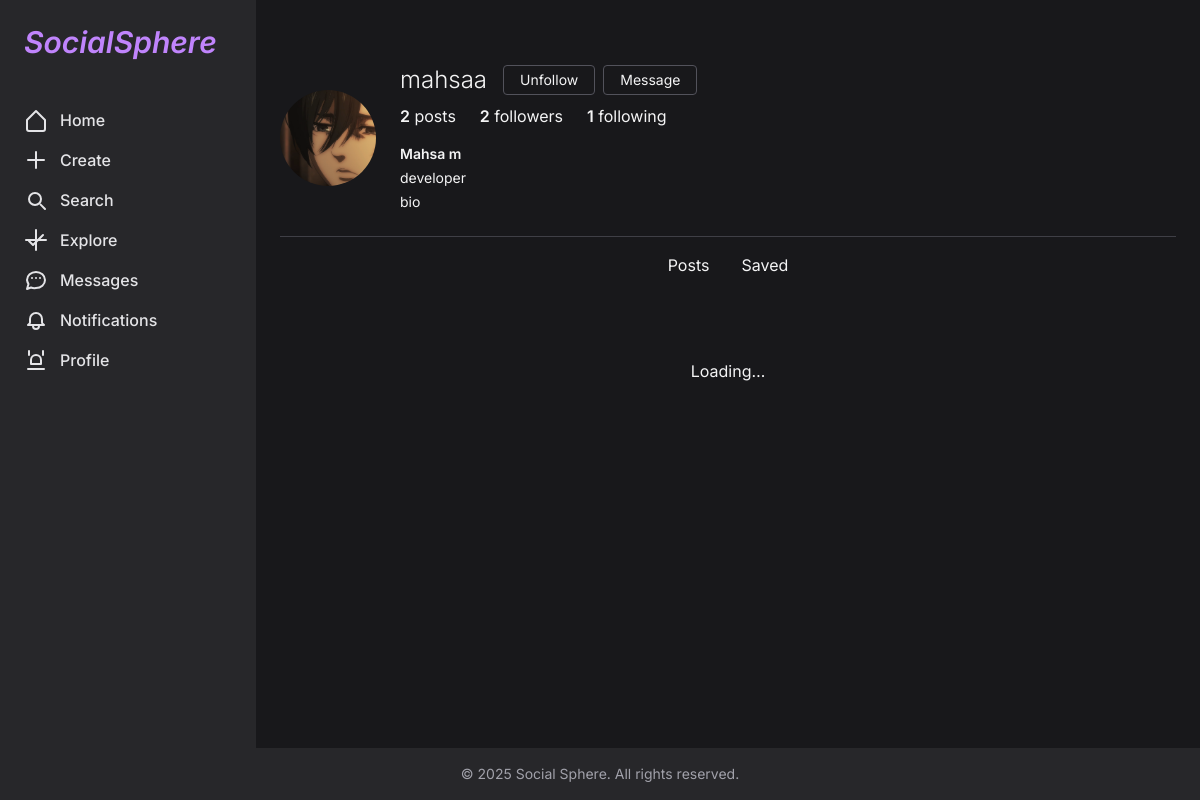
Page /users/mahsaa/ (signed in) on the committed database.
### social/models.py (models this page shows, shortened)
class User(AbstractUser):
    email = models.EmailField(unique=True)
    date_of_birth = models.DateField(blank=True, null=True)
    bio = models.TextField(null=True, blank=True)
    photo = models.ImageField(upload_to="account_images/", blank=True, null=True)
    job = models.CharField(max_length=250, null=True, blank=True)
    following = models.ManyToManyField('self', through='Contact', related_name="followers", symmetrical=False)
    USERNAME_FIELD = 'email'
    REQUIRED_FIELDS = ['username']
    def get_followers(self):
        return [contact.user_from for contact in self.rel_to_set.all().order_by('-created')]
    def get_followings(self):
        return [contact.user_to for contact in self.rel_from_set.all().order_by('-created')]

### social/views.py (the view)
# urls.py: path('users/<username>/', views.profile_view, name='user_detail'),
@login_required
def profile_view(request, username):
    user_obj = get_object_or_404(User, username=username, is_active=True)
    is_self = (request.user == user_obj)
    return render(request, 'user/profile.html', {
        'user': user_obj,
        'is_self': is_self,
        'followers': user_obj.get_followers(),
        'following': user_obj.get_followings(),
    })

### social/context_processors.py (called while the page is built)
def notifications(request):
    if not request.user.is_authenticated:
        return {}
    last_login = request.user.last_login or timezone.now()
    msg_count = Message.objects.filter(
        thread__participants=request.user,
        is_read=False
    ).exclude(sender=request.user).count()
    fol_count = Contact.objects.filter(
        user_to=request.user,
        created__gt=last_login
    ).count()
    com_count = Comment.objects.filter(
        post__author=request.user,
        created__gt=last_login
    ).count()
    return {
        'notif_messages': msg_count,
        'notif_followers': fol_count,
        'notif_comments': com_count,
    }

def notifications_count(request):
    if request.user.is_authenticated:
        count = Notification.objects.filter(user=request.user, unread=True).count()
        return {'notifications_count': count}
    return {'notifications_count': 0}

def unread_messages_count(request):
    if not request.user.is_authenticated:
        return {}
    count = Message.objects.filter(
        thread__participants=request.user,
        is_read=False
    ).exclude(sender=request.user).count()
    return {'unread_messages_count': count}

### social/templates/user/profile.html (shortened to what this page needs)
{% extends 'base.html' %}
{% load static humanize %}
{% block content %}
<div class="max-w-4xl mx-auto py-6 space-y-6">
  <div class="flex items-center space-x-6">
    {% if user.photo %}
      <img src="{{ user.photo.url }}"
           class="w-24 h-24 rounded-full object-cover"/>
    {% else %}
      <div class="w-24 h-24 rounded-full bg-zinc-700 flex items-center justify-center text-zinc-300 text-4xl">
        {{ user.username|slice:":1"|upper }}
      </div>
    {% endif %}
    <div class="flex-1 space-y-2">
      <div class="flex items-center space-x-4">
        <h1 class="text-2xl font-light">{{ user.username }}</h1>
        {% if is_self %}
          <a href="{% url 'social:edit_account' %}"
             class="px-4 py-1 border border-zinc-600 rounded text-sm hover:bg-zinc-700 transition">
            Edit Profile
          </a>
        {% else %}
          <div class="flex space-x-2">
            <button id="profileFollowBtn"
                    data-user-id="{{ user.id }}"
                    class="px-4 py-1 border border-zinc-600 rounded text-sm hover:bg-zinc-700 transition">
              {% if request.user in user.followers.all %}Unfollow{% else %}Follow{% endif %}
            </button>
            <a href="{% url 'social:inbox' %}?start={{ user.id }}"
               class="px-4 py-1 border border-zinc-600 rounded text-sm hover:bg-zinc-700 transition">
              Message
            </a>
          </div>
        {% endif %}
      </div>
      <div class="flex space-x-6">
        <span><span class="font-semibold">{{ user.user_posts.count }}</span> posts</span>
        <span id="followersBtn" class="cursor-pointer">
          <span class="font-semibold">{{ followers|length }}</span> followers
        </span>
        <span id="followingBtn" class="cursor-pointer">
          <span class="font-semibold">{{ following|length }}</span> following
        </span>
      </div>
      {% if user.first_name or user.bio or user.job %}
        <div class="pt-2 text-sm space-y-1">
          {% if user.get_full_name != "" %}
            <p class="font-semibold">{{ user.get_full_name }}</p>
          {% endif %}
          {% if user.job %}
            <p>{{ user.job }}</p>
          {% endif %}
          {% if user.bio %}
            <p>{{ user.bio }}</p>
          {% endif %}
        </div>
      {% endif %}
    </div>
  </div>
  <div class="border-t border-zinc-700">
    <nav class="flex space-x-8 justify-center">
      <button id="tabPosts"
              class="py-4 border-b-2 border-transparent hover:border-zinc-500 transition">
        Posts
      </button>
      <button id="tabSaved"
              class="py-4 border-b-2 border-transparent hover:border-zinc-500 transition">
        Saved
      </button>
    </nav>
  </div>
  <div id="postsLoader" class="text-center py-4">Loading…</div>
</div>
{% endblock %}

### social/templates/base.html (style rules this page uses)
body { font-family: 'Inter', sans-serif; }

### rows in the picture
User: photo (picture), username "mahsaa", user_posts.count "2", get_full_name "Mahsa m", job "developer", bio "bio"

### other values in the picture
{{ followers|length }} "2"
{{ following|length }} "1"
